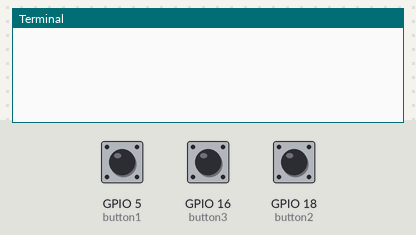
Simulated run of this program. Board: Raspberry Pi (BCM pin numbers). Parts: the last lines printed to the terminal. The inputs (shaded band) are chosen by the test bench; at power-on: GPIO 5 (button1) HIGH, GPIO 16 (button3) HIGH, GPIO 18 (button2) HIGH. Sound played through the audio output is not drawn and takes no time.

Above: at 1.2 s.
1.3 s: GPIO 5 (button1) pulled LOW for 0.15 s
At 2.5 s:
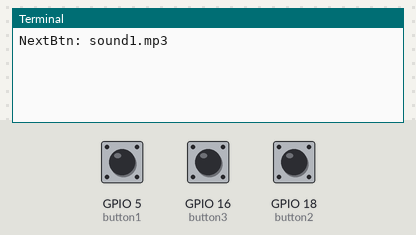
2.9 s: GPIO 16 (button3) pulled LOW for 0.15 s
At 3.8 s:
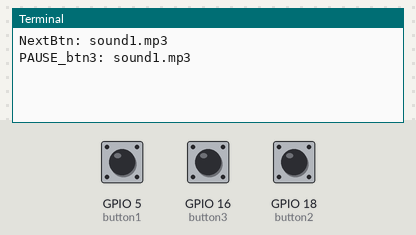
4.5 s: GPIO 18 (button2) pulled LOW for 0.15 s
At 5.0 s:
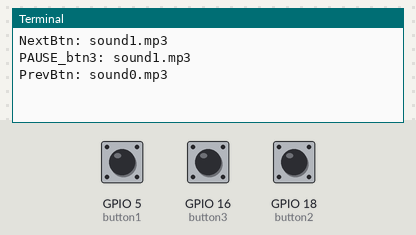
6.1 s: GPIO 16 (button3) pulled LOW for 1 s
At 7.4 s:
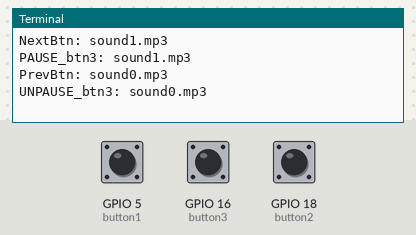
8.6 s: GPIO 18 (button2) pulled LOW for 1 s
At 9.3 s:
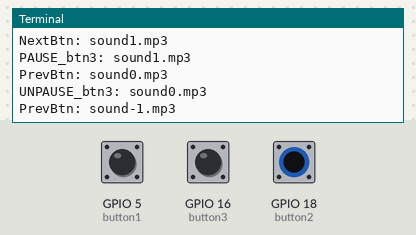
11.1 s: GPIO 5 (button1) pulled LOW for 1 s
At 12.4 s:
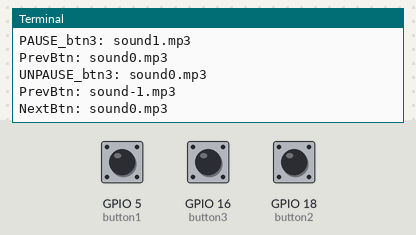

Measured:
- after the input at 1.3 s, the terminal: prints a new line at once (image 1)
- after the input at 2.9 s, the terminal: prints a new line at once (image 2)
- after the input at 4.5 s, the terminal: prints a new line at once (image 3)
- after the input at 6.1 s, the terminal: prints a new line at once (image 4)
- after the input at 8.6 s, the terminal: prints a new line at once (image 5)
- after the input at 11.1 s, the terminal: prints a new line at once (image 6)

The program:

play_btn.py
```python
#German sound_files / sound_files mit deutschen Audios
# import random
import board, time, pygame, digitalio
#import tkinter.filedialog as filedialog

from adafruit_debouncer import Debouncer


# First button set up Button Next
button1 = digitalio.DigitalInOut(board.D5) # port D5 du grove
button1.direction = digitalio.Direction.INPUT
button1.pull = digitalio.Pull.UP
button_input1 = Debouncer(button1) # Push the button

#Second button set up Button Previous
button2 = digitalio.DigitalInOut(board.D18) # port D18
button2.direction = digitalio.Direction.INPUT
button2.pull = digitalio.Pull.UP
button_input2 = Debouncer(button2)

#Third button set up Button Pause
button3 = digitalio.DigitalInOut(board.D16) # port D16
button3.direction = digitalio.Direction.INPUT
button3.pull = digitalio.Pull.UP
button_input3 = Debouncer(button3)


#files setup GERMAN AUDIOS
path = "/home/pi/audiostxt/"

sound_files = ['sound0.mp3', 'sound1.mp3','sound15.mp3', 'sound30.mp3']


#pygame setup installation
pygame.mixer.init()
music = pygame.mixer.music
speaker_volume = 0.5 # Le volume
music.set_volume(speaker_volume)

sound_number = 0
total_sounds = 41
clock = pygame.time.Clock()
music_playing = True

played_at = None
#Loop
inactive_ticks = 0


#Condition pour lancer un sound dès le démarrage !!!
i = 0
premier = True
deuxieme = True


SONG_FINISHED = pygame.USEREVENT + 1
# When a song is finished, pygame will add the
# SONG_FINISHED event to the event queue.
pygame.mixer.music.set_endevent(SONG_FINISHED)
# Load and play the first song.

#if music.get_busy() == False:

music.load(path + "sound36.mp3".format(sound_number))
#pygame.mixer.music.play()

pygame.mixer.music.play(-1)

while True:

    button_input1.update() == True
    button_input2.update() == True
    button_input3.update() == True
    if button_input1.fell: # Button next D5
            sound_number +=1
            print("NextBtn: sound{}.mp3".format(sound_number))
            music.load(path + "sound{}.mp3".format(sound_number))
            pygame.mixer.music.play(-1)

            if sound_number >= total_sounds:
                   sound_number =0


    if button_input2.fell: #Button Previous D18
            sound_number -=1
            print("PrevBtn: sound{}.mp3".format(sound_number))
            music.load(path + "sound{}.mp3".format(sound_number))
            pygame.mixer.music.play(-1)

            if sound_number >= total_sounds:
                  sound_number = 0


    if button_input3.fell: #Button Pause D16
            if music_playing:
                print("PAUSE_btn3: sound{}.mp3".format(sound_number))
                pygame.mixer.music.pause()
                music_playing = False
            else:
                print("UNPAUSE_btn3: sound{}.mp3".format(sound_number))
                pygame.mixer.music.unpause()
                music_playing = True
```
